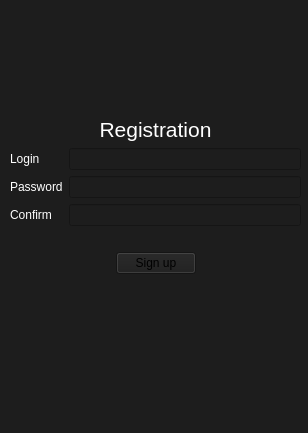
<?xml version="1.0" encoding="UTF-8"?>
<ui version="4.0">
 <class>SignUp</class>
 <widget class="QMainWindow" name="SignUp">
  <property name="geometry">
   <rect>
    <x>0</x>
    <y>0</y>
    <width>308</width>
    <height>433</height>
   </rect>
  </property>
  <property name="sizePolicy">
   <sizepolicy hsizetype="Fixed" vsizetype="Fixed">
    <horstretch>0</horstretch>
    <verstretch>0</verstretch>
   </sizepolicy>
  </property>
  <property name="minimumSize">
   <size>
    <width>308</width>
    <height>349</height>
   </size>
  </property>
  <property name="maximumSize">
   <size>
    <width>400</width>
    <height>500</height>
   </size>
  </property>
  <property name="windowTitle">
   <string>SignUp</string>
  </property>
  <property name="styleSheet">
   <string notr="true">background: rgb(29, 29, 29)</string>
  </property>
  <widget class="QWidget" name="centralwidget">
   <widget class="QWidget" name="layoutWidget">
    <property name="geometry">
     <rect>
      <x>10</x>
      <y>0</y>
      <width>291</width>
      <height>391</height>
     </rect>
    </property>
    <layout class="QVBoxLayout" name="verticalLayout">
     <item>
      <spacer name="verticalSpacer_2">
       <property name="orientation">
        <enum>Qt::Vertical</enum>
       </property>
       <property name="sizeHint" stdset="0">
        <size>
         <width>20</width>
         <height>40</height>
        </size>
       </property>
      </spacer>
     </item>
     <item>
      <widget class="QLabel" name="label">
       <property name="sizePolicy">
        <sizepolicy hsizetype="Preferred" vsizetype="Preferred">
         <horstretch>0</horstretch>
         <verstretch>0</verstretch>
        </sizepolicy>
       </property>
       <property name="font">
        <font>
         <pointsize>16</pointsize>
        </font>
       </property>
       <property name="styleSheet">
        <string notr="true">Color: rgb(255, 255, 255);</string>
       </property>
       <property name="text">
        <string>Registration</string>
       </property>
       <property name="alignment">
        <set>Qt::AlignCenter</set>
       </property>
      </widget>
     </item>
     <item>
      <layout class="QFormLayout" name="formLayout">
       <item row="0" column="0">
        <widget class="QLabel" name="login_lab">
         <property name="styleSheet">
          <string notr="true">Color: rgb(255, 255, 255);</string>
         </property>
         <property name="text">
          <string>Login</string>
         </property>
        </widget>
       </item>
       <item row="0" column="1">
        <widget class="QLineEdit" name="NewLogin">
         <property name="styleSheet">
          <string notr="true">Color: rgb(255, 255, 255);</string>
         </property>
        </widget>
       </item>
       <item row="1" column="0">
        <widget class="QLabel" name="pass_lab">
         <property name="styleSheet">
          <string notr="true">Color: rgb(255, 255, 255);</string>
         </property>
         <property name="text">
          <string>Password</string>
         </property>
        </widget>
       </item>
       <item row="1" column="1">
        <widget class="QLineEdit" name="NewPassword">
         <property name="styleSheet">
          <string notr="true">Color: rgb(255, 255, 255);</string>
         </property>
         <property name="text">
          <string/>
         </property>
         <property name="echoMode">
          <enum>QLineEdit::Password</enum>
         </property>
        </widget>
       </item>
       <item row="2" column="0">
        <widget class="QLabel" name="conf_lab">
         <property name="styleSheet">
          <string notr="true">Color: rgb(255, 255, 255);</string>
         </property>
         <property name="text">
          <string>Confirm</string>
         </property>
        </widget>
       </item>
       <item row="2" column="1">
        <widget class="QLineEdit" name="Confirm">
         <property name="styleSheet">
          <string notr="true">Color: rgb(255, 255, 255);</string>
         </property>
         <property name="echoMode">
          <enum>QLineEdit::Password</enum>
         </property>
        </widget>
       </item>
      </layout>
     </item>
     <item>
      <widget class="QLabel" name="signUpStatus">
       <property name="styleSheet">
        <string notr="true">Color: rgb(255,0, 0);</string>
       </property>
       <property name="text">
        <string/>
       </property>
       <property name="alignment">
        <set>Qt::AlignCenter</set>
       </property>
      </widget>
     </item>
     <item>
      <layout class="QGridLayout" name="gridLayout">
       <item row="0" column="0">
        <spacer name="horizontalSpacer_5">
         <property name="orientation">
          <enum>Qt::Horizontal</enum>
         </property>
         <property name="sizeHint" stdset="0">
          <size>
           <width>40</width>
           <height>20</height>
          </size>
         </property>
        </spacer>
       </item>
       <item row="0" column="1">
        <widget class="QPushButton" name="SignUpButton">
         <property name="styleSheet">
          <string notr="true">color:green;
body {background-color: #92a8d1;}</string>
         </property>
         <property name="text">
          <string>Sign up</string>
         </property>
        </widget>
       </item>
       <item row="0" column="2">
        <spacer name="horizontalSpacer_6">
         <property name="orientation">
          <enum>Qt::Horizontal</enum>
         </property>
         <property name="sizeHint" stdset="0">
          <size>
           <width>40</width>
           <height>20</height>
          </size>
         </property>
        </spacer>
       </item>
      </layout>
     </item>
     <item>
      <spacer name="verticalSpacer">
       <property name="orientation">
        <enum>Qt::Vertical</enum>
       </property>
       <property name="sizeHint" stdset="0">
        <size>
         <width>20</width>
         <height>40</height>
        </size>
       </property>
      </spacer>
     </item>
    </layout>
   </widget>
  </widget>
  <widget class="QMenuBar" name="menubar">
   <property name="geometry">
    <rect>
     <x>0</x>
     <y>0</y>
     <width>308</width>
     <height>21</height>
    </rect>
   </property>
  </widget>
  <widget class="QStatusBar" name="statusbar"/>
 </widget>
 <resources/>
 <connections/>
</ui>
